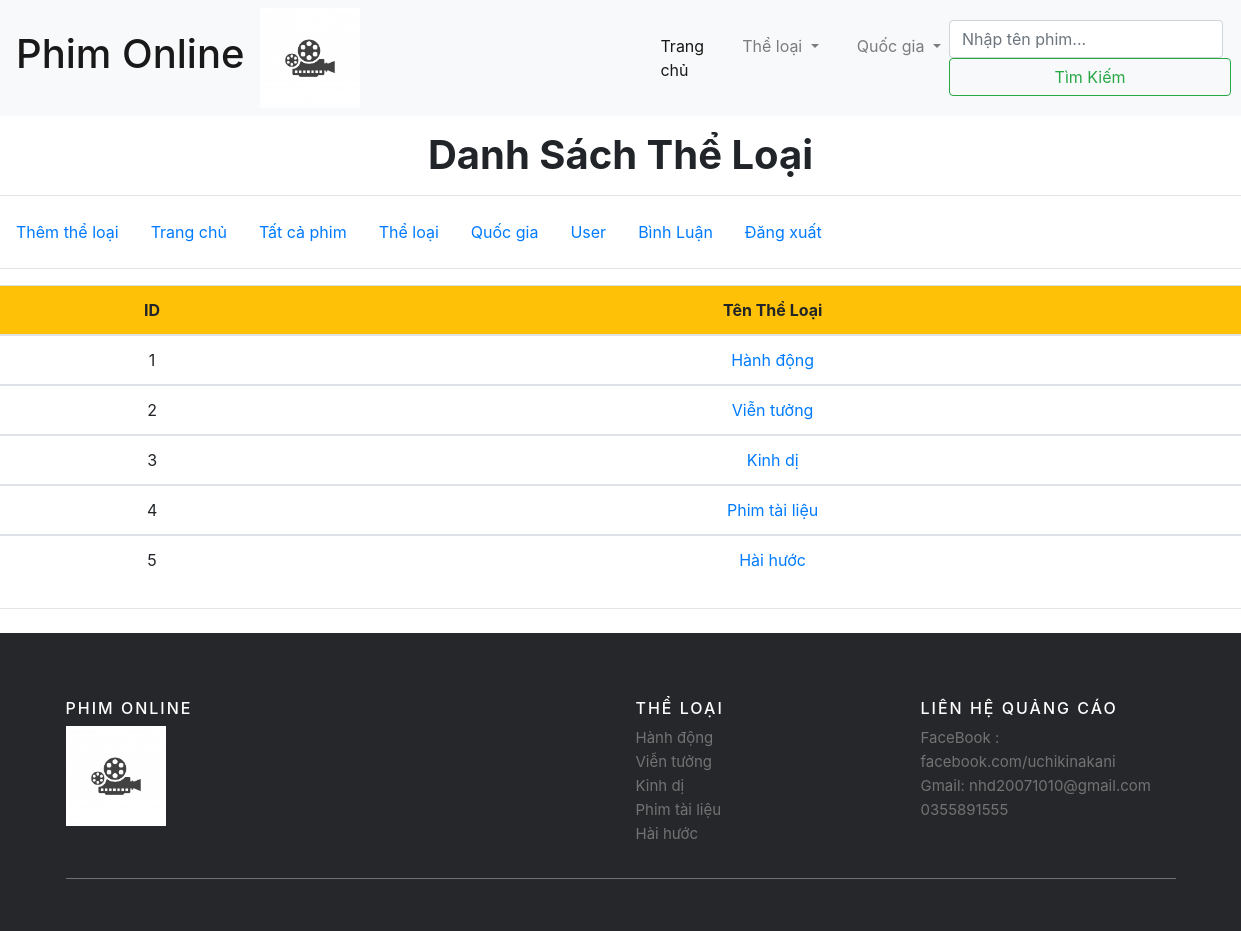
Page /quanlitheloai.php on the committed database.
### tables this page shows
CREATE TABLE `theloai` (
  `id` int(11) NOT NULL,
  `tentheloai` varchar(70) NOT NULL
);

### quanlitheloai.php (the view, shortened to what this page needs)
<!DOCTYPE html>
<html>
<head>
<link href="css/mystyle.css" rel="stylesheet" type="text/css"/>
<link href="css/movieItems.css" rel="stylesheet" type="text/css"/>
<link href="css/footer.css" rel="stylesheet" type="text/css"/>
<link rel="stylesheet" href="https://maxcdn.bootstrapcdn.com/bootstrap/4.3.1/css/bootstrap.min.css">
</head>
<body>
	<div class="topNar">
		<nav class="navbar navbar-expand-lg navbar-light bg-light">
			<a class="navbar-brand" href="index.php"><h1>Phim Online</h1></a>
			<img id="logo" style="float: left" src="images/logo.jpg"/>
		  <div  class="collapse navbar-collapse" id="navbarSupportedContent">
			<ul class="navbar-nav mr-auto">
			  <li class="nav-item active">
				<a style="padding-left: 300px;" id = "itemNar" class="nav-link" href="index.php">Trang chủ<span class="sr-only">(current)</span></a>
			  </li>
			  <li class="nav-item dropdown">
				<a id = "itemNar" class="nav-link dropdown-toggle" href="#" id="navbarDropdown" role="button" data-toggle="dropdown" aria-haspopup="true" aria-expanded="false">
				  Thể loại
				</a>
			  </li>
			  <li class="nav-item dropdown">
				<a id = "itemNar" class="nav-link dropdown-toggle" href="#" id="navbarDropdown" role="button" data-toggle="dropdown" aria-haspopup="true" aria-expanded="false">
				  Quốc gia
				</a>
			  </li>
			</ul>
			<form action="listsearch.php" method="get" class="form-inline my-2 my-lg-0">
			  <input name="search" class="form-control mr-sm-2" type="search" placeholder="Nhập tên phim..." aria-label="Search">
			  <button class="btn btn-outline-success my-2 my-sm-0" type="submit">Tìm Kiếm</button>
			</form>
		  </div>
		</nav>
	</div>
 <div class="w3_content_agilleinfo_inner">
				<div class="agile_featured_movies">
						<div class="inner-agile-w3l-part-head">
					            <h1 style="text-align:center; font-weight: bold; padding-top: 15px;" >Danh Sách Thể Loại</h1>
						</div>
						<hr>
						<ul  class="nav nav-pills">
						  <li class="nav-item">
							<a class="nav-link " href="admin/addtheloai.php">Thêm thể loại</a>
						  </li>
						  <li class="nav-item">
							<a class="nav-link " href="index.php">Trang chủ</a>
						  </li>
						  <li class="nav-item">
							<a class="nav-link" href="admin/index.php">Tất cả phim</a>
						  </li>
						  <li class="nav-item">
							<a class="nav-link" href="quanlitheloai.php">Thể loại</a>
						  </li>
						  <li class="nav-item">
							<a class="nav-link" href="quanliquocgia.php">Quốc gia</a>
						  </li>
						  <li class="nav-item">
							<a class="nav-link" href="quanliuser.php">User</a>
						  </li>
						  <li class="nav-item">
							<a class="nav-link" href="quanlicomment.php">Bình Luận</a>
						  </li>
						  <li class="nav-item">
							<a  class="nav-link" href="admin/logout.php">Đăng xuất</a>
						  </li>
						</ul>
						<hr>
					<div  role="tabpanel" >
						<div>
							<div role="tabpanel" aria-labelledby="home-tab">
								<div style="text-align:center" class="agile-news-table">
									<table class="table table-hover" style="text-align:center; margin:auto; ">
										<thead >
										  <tr class="bg-warning">
											<th>ID</th>
											<th>Tên Thể Loại</th>
										  </tr>
										</thead>
										<?php
										require_once('conn.php');
										$sql = "SELECT * FROM theloai";
										$result = $conn->query($sql);
										if ($result->num_rows > 0) {
											while ($row = $result->fetch_assoc()) {
										?>
										<tbody>
										  <tr>
											<td><?= $row["id"] ?></td>
											<td><a href="theloai.php?id=<?php echo $row["id"] ?>">  <span><?= $row['tentheloai'] ?></span></a></td>
										  </tr>
										</tbody>
										<?php }
										}?>
									</table>
								</div>
							</div>
						</div>
					</div>
				</div>
			</div>
	<hr class="my-4">
		<footer class="site-footer">
      <div class="container">
        <div class="row">
          <div class="col-sm-12 col-md-6">
            <h6>Phim Online</h6>
				<img id="logo" style="float: left" src="images/logo.jpg"/>
          </div>
          <div class="col-xs-6 col-md-3">
            <h6>Thể Loại</h6>
            <ul class="footer-links">
				<?php
					require_once('conn.php');
					$sql = "SELECT * FROM theloai";
					$result = $conn->query($sql);
					if ($result->num_rows > 0) {
						while ($row = $result->fetch_assoc()) {
						?>
							<li><a href="#"><?= $row['tentheloai'] ?></a></li>
						<?php
						}
					}
				?>
            </ul>
          </div>
          <div class="col-xs-6 col-md-3">
            <h6>Liên hệ quảng cáo</h6>
            <ul class="footer-links">
              <li><a href="https://www.facebook.com/uchikinakani">FaceBook : facebook.com/uchikinakani</a></li>
              <li><a href="http://scanfcode.com/contact/">Gmail: nhd20071010@gmail.com</a></li>
              <li>0355891555</li>
            </ul>
          </div>
        </div>
        <hr>
      </div>
</footer>
</body>
</html>

### css/mystyle.css (style rules this page uses)
#itemNar { padding-left: 30px; }
#logo { width: 100px; height: 100px; }
button { background-color: #4CAF50; color: white; padding: 14px 20px; margin: 8px 0; border: none; cursor: pointer; width: 100%; }
.container { padding: 16px; }

### css/footer.css (style rules this page uses)
.site-footer { background-color:#26272b; padding:45px 0 20px; font-size:15px; line-height:24px; color:#737373; }
.site-footer hr { border-top-color:#bbb; opacity:0.5 }
.site-footer h6 { color:#fff; font-size:16px; text-transform:uppercase; margin-top:5px; letter-spacing:2px }
.site-footer a { color:#737373; }
.footer-links { padding-left:0; list-style:none }
.footer-links li { display:block }
.footer-links a { color:#737373 }

### rows in the picture
theloai: id "1", tentheloai "Hành động"
theloai: id "2", tentheloai "Viễn tưởng"
theloai: id "3", tentheloai "Kinh dị"
theloai: id "4", tentheloai "Phim tài liệu"
theloai: id "5", tentheloai "Hài hước"
